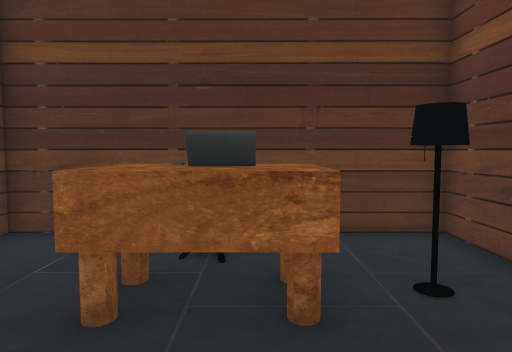
view 1 (above)

24 first-person views from a walk through a 3-D level made in the Unity game engine. The camera is 1.5 m above the floor, tilts 4° down and sees 70° across. The floor is counted in squares, 1 m on a side. Each view is taken from the middle of a square. On the plan, view 1 faces up. The plan holds only what a view shows up to about 16 squares ahead; the rest is blank. The place goes on beyond the plan. The player character is not drawn. Door leaves are left out, so doorways stand open. Some surface patterns are stand-ins.

view 2
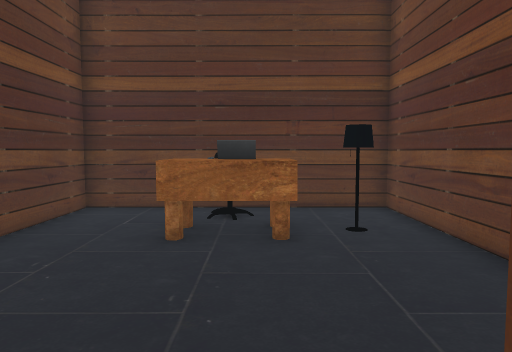

view 3
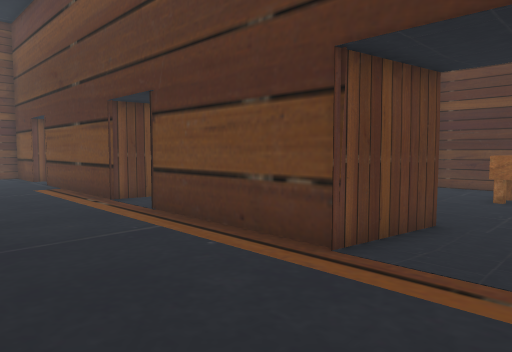

view 4
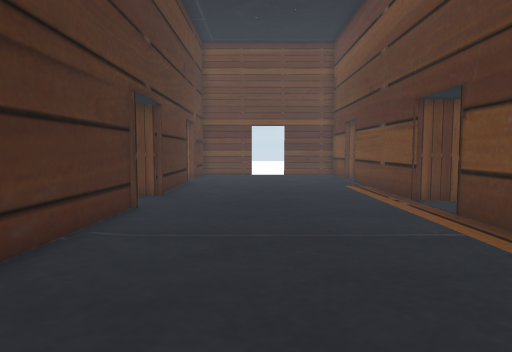

view 5
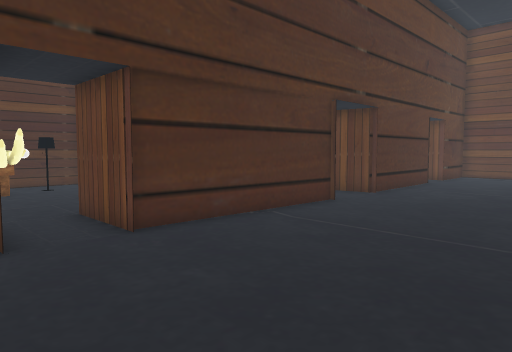

view 6
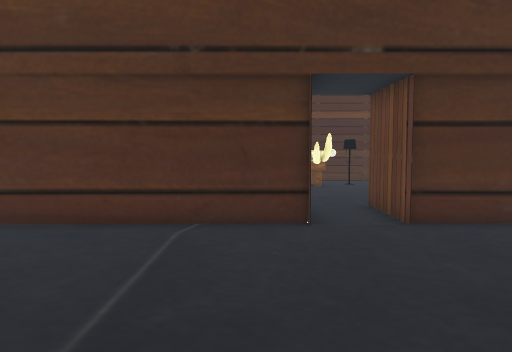

view 7
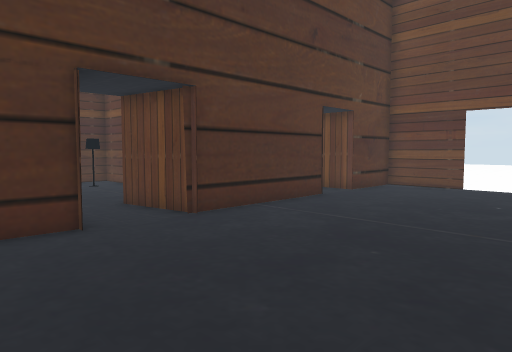

view 8
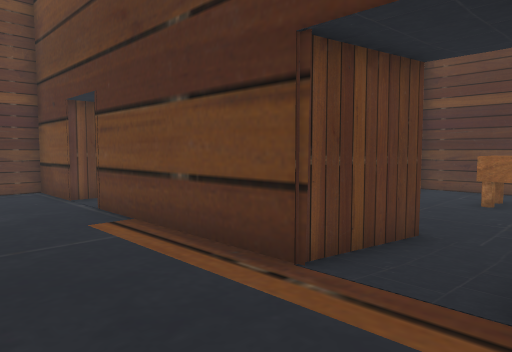

view 9
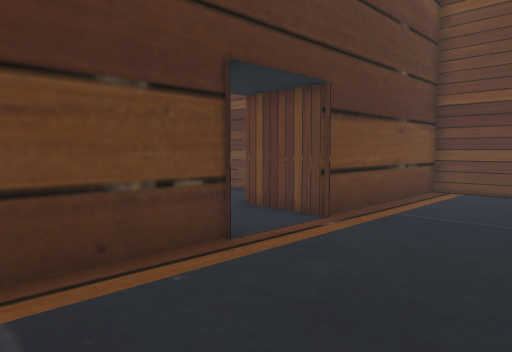

view 10
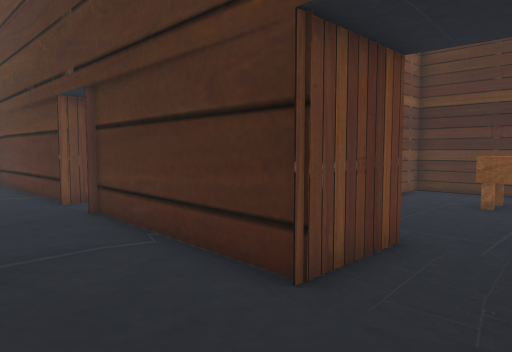

view 11
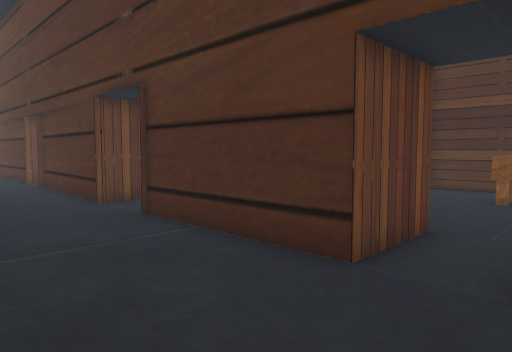

view 12
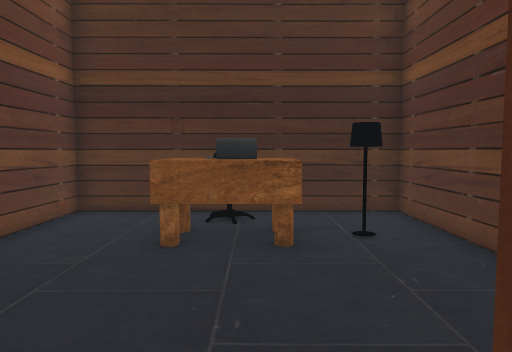

view 13
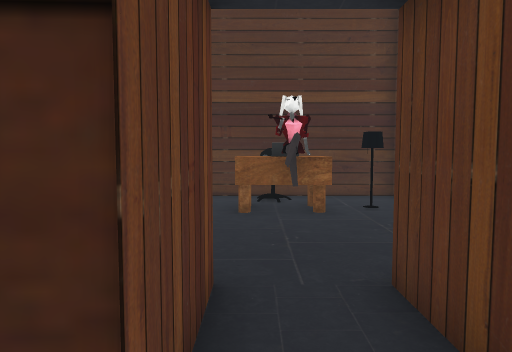

view 14
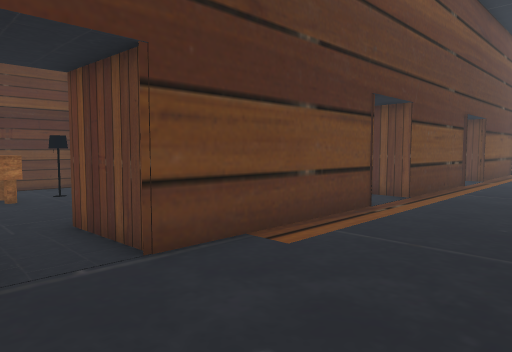

view 15
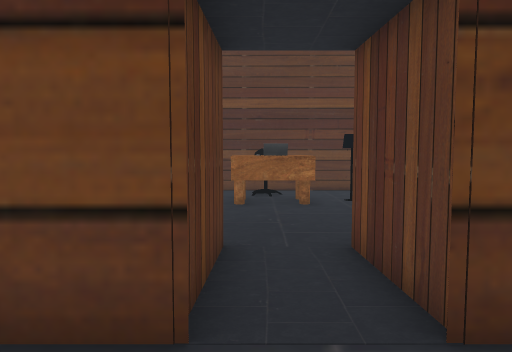

view 16
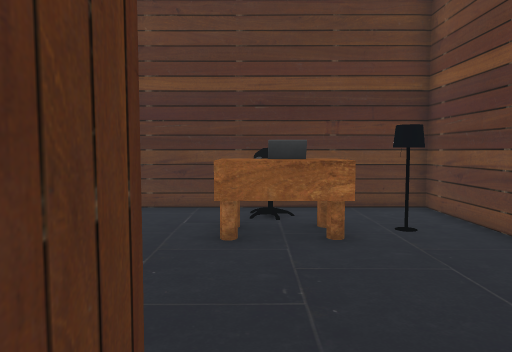

view 17
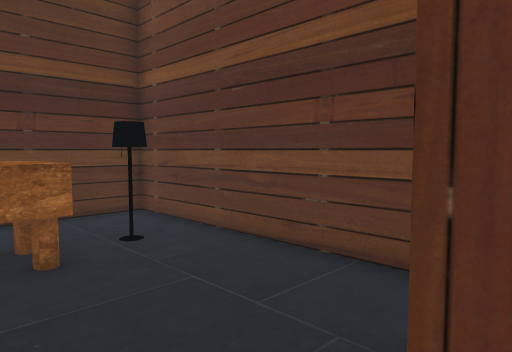

view 18
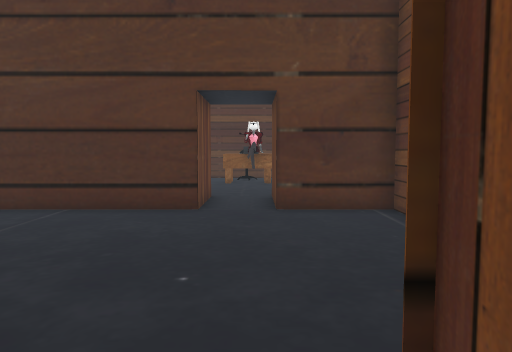

view 19
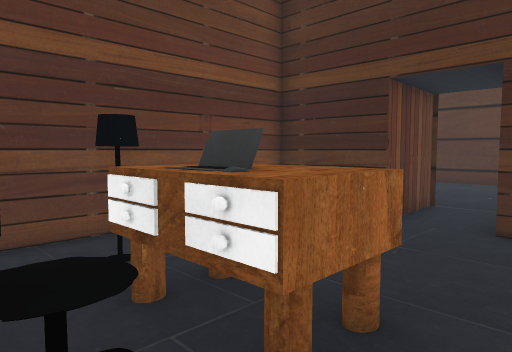

view 20
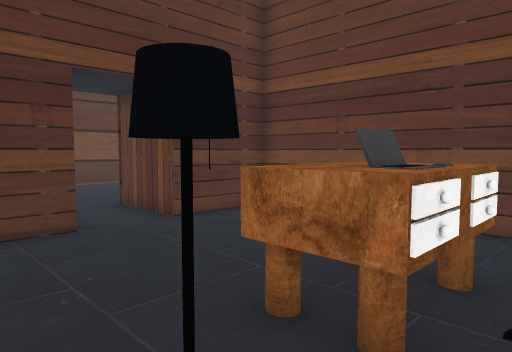

view 21
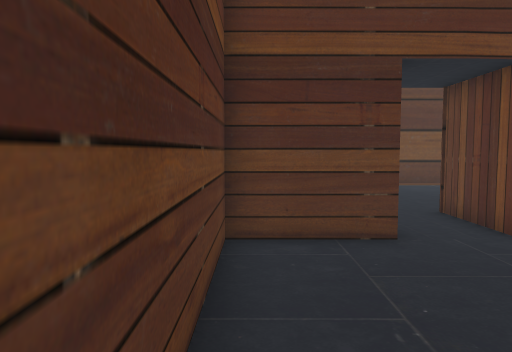

view 22
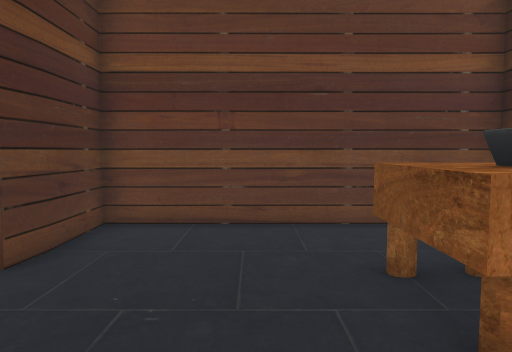

view 23
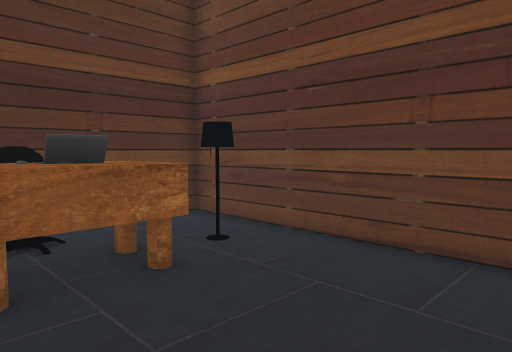

view 24
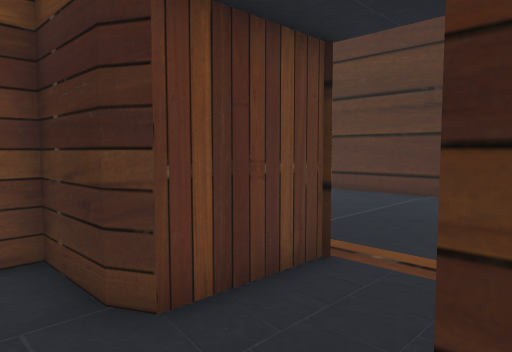

### Floor plan
Points are (right, up) in squares from view 1. A wall is a line through its corners. A room is listed if a view was taken in it or the views show most of it. See-through windows are left out.
Room 1 (views 1, 2, 23, 24)
walls: (-1.5, -1.4) (-2, -4.3); (0.9, -4.3) (0.9, -1.7) (1.4, -1.4) (3.5, -1.4) (3.4, 6.6) (-4.5, 6.6) (-4.5, 3.2)
ways out: opening at (-0.5, -5) to room 2
objects: other object (-1, 3) to (1, 4); other object (-1, 5) to (0, 6); other object (2, 4)
Room 2 (views 3, 4, 5, 6, 7, 8, 9, 10, 11, 12, 13, 14, 15)
walls: (-8.6, -12.3) (-2.1, -12.5) (-2.1, -15.1); (-11.1, -12.1) (-10.6, -14.9); (-9.9, -4.3) (-16.4, -4.3); (-8.5, -14.8) (-8.5, -12); (-2, -4.3) (-7.4, -4.3); (-0.1, -13.1) (-0.1, -12.5) (7.5, -12.3); (-16.5, -15.1) (-16.5, -12.3) (-10.9, -12); (-18.6, -4.3) (-20.5, -4.3); (-19.6, -12.3) (-18.5, -12.3) (-18.5, -15.1); (-20.6, -12.6) (-19.5, -12.5); (7.5, -4.3) (0.9, -4.3)
ways out: opening at (-0.5, -5) to room 1; opening at (-17.5, -5) to room 3; opening at (-9.5, -15) to room 4; opening at (-17.5, -15); opening at (-8.5, -5); opening at (-1, -15)
Room 3 (views 16, 17, 18, 19)
walls: (-18.5, -1.4) (-18.6, -4.3); (-16.4, -4.3) (-16.5, -1.4) (-13.5, -1.4) (-13.5, 6.6) (-20.5, 6.6)
ways out: opening at (-17.5, -5) to room 2
objects: other object (-19, 3) to (-17, 4); other object (-18, 4); other object (-18, 5) to (-17, 6); other object (-15, 4)
Room 4 (views 20, 21, 22)
walls: (-10.6, -14.9) (-13.5, -14.9) (-13.5, -23); (-14, -22.9) (-5.6, -22.9) (-5.6, -14.9) (-7.6, -14.9) (-8.5, -14.8)
ways out: opening at (-9.5, -15) to room 2
objects: other object (-12, -21) to (-12, -20); other object (-11, -21) to (-9, -20); other object (-10, -22) to (-9, -22); other object (-10, -21) to (-9, -21)

Positions as (right, up) in squares from view 1, and headings:
1: (0, 0), facing up
2: (0, -3), facing up
3: (1, -9), facing up-left
4: (1, -9), facing left
5: (1, -6), facing down-left
6: (1, -5), facing down
7: (-6, -5), facing down-left
8: (-7, -8), facing up-left
9: (-6, -9), facing up-right
10: (-11, -9), facing down-right
11: (-19, -8), facing down-right
12: (-10, -14), facing down
13: (-17, -11), facing down
14: (-19, -9), facing up-right
15: (-18, -7), facing up
16: (-18, -3), facing up
17: (-18, -2), facing up-right
18: (-18, -3), facing down
19: (-20, 6), facing down-right
20: (-13, -22), facing up-right
21: (-13, -21), facing up
22: (-13, -18), facing right
23: (-2, -1), facing up-right
24: (-2, 0), facing down-right
